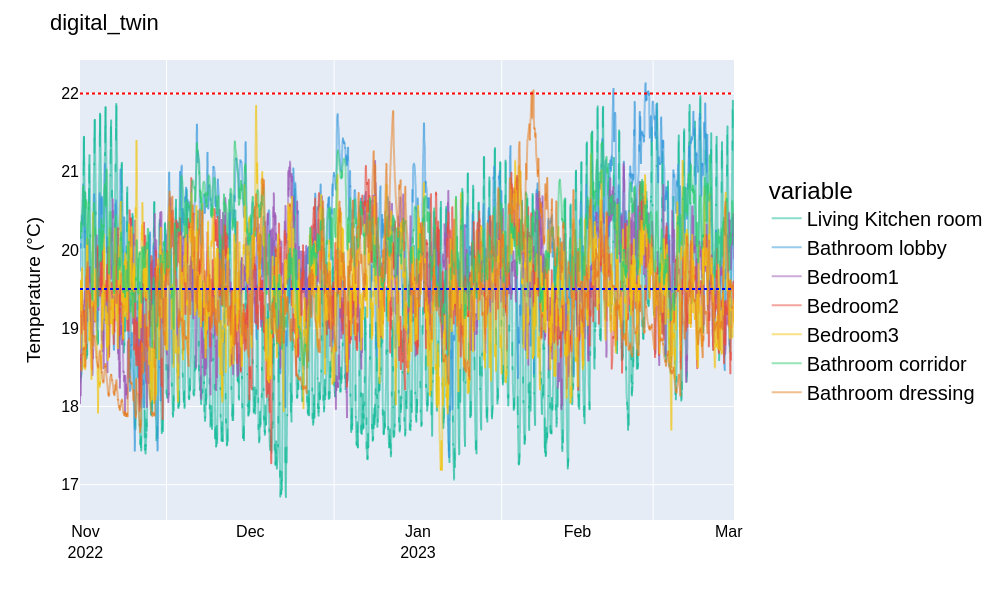

The cell this chart's notebook holds for it:
### Markdown cell above
### Temperatures in one episode

### Code cell
for key,df in unified.items():
    fig = plot_temperatures(df = unified[key], 
                            variables=temperature_variables, 
                            names=zone_names,   
                            colors=colors)

    fig.update_layout(title=key, xaxis_title='', yaxis_title='Temperature (°C)')
    fig.show()
    #fig.write_image("output_images/"+key+"_air_temperatures.png")

### Figure 1 — Plotly figure (JSON) as saved in the notebook; plotly's stock layout.template omitted (floating-point values rounded to 4 significant figures; data arrays with more than 128 entries replaced by an {"elided": "..."} marker saying what was removed)
{"data": [{"hovertemplate": "variable=air_temperature_f0_living-kitchen<br>datetime=%{x}<br>value=%{y}<extra></extra>", "legendgroup": "air_temperature_f0_living-kitchen", "line": {"color": "#1ABC9C", "dash": "solid"}, "marker": {"symbol": "circle"}, "mode": "lines", "name": "Living Kitchen room", "opacity": 0.5, "showlegend": true, "type": "scattergl", "x": {"elided": "5808 str values"}, "xaxis": "x", "y": {"elided": "5808 float values"}, "yaxis": "y"}, {"hovertemplate": "variable=air_temperature_f0_bathroom-lobby<br>datetime=%{x}<br>value=%{y}<extra></extra>", "legendgroup": "air_temperature_f0_bathroom-lobby", "line": {"color": "#3498DB", "dash": "solid"}, "marker": {"symbol": "circle"}, "mode": "lines", "name": "Bathroom lobby", "opacity": 0.5, "showlegend": true, "type": "scattergl", "x": {"elided": "5808 str values"}, "xaxis": "x", "y": {"elided": "5808 float values"}, "yaxis": "y"}, {"hovertemplate": "variable=air_temperature_f1_bedroom1<br>datetime=%{x}<br>value=%{y}<extra></extra>", "legendgroup": "air_temperature_f1_bedroom1", "line": {"color": "#9B59B6", "dash": "solid"}, "marker": {"symbol": "circle"}, "mode": "lines", "name": "Bedroom1", "opacity": 0.5, "showlegend": true, "type": "scattergl", "x": {"elided": "5808 str values"}, "xaxis": "x", "y": {"elided": "5808 float values"}, "yaxis": "y"}, {"hovertemplate": "variable=air_temperature_f1_bedroom2<br>datetime=%{x}<br>value=%{y}<extra></extra>", "legendgroup": "air_temperature_f1_bedroom2", "line": {"color": "#E74C3C", "dash": "solid"}, "marker": {"symbol": "circle"}, "mode": "lines", "name": "Bedroom2", "opacity": 0.5, "showlegend": true, "type": "scattergl", "x": {"elided": "5808 str values"}, "xaxis": "x", "y": {"elided": "5808 float values"}, "yaxis": "y"}, {"hovertemplate": "variable=air_temperature_f1_bedroom3<br>datetime=%{x}<br>value=%{y}<extra></extra>", "legendgroup": "air_temperature_f1_bedroom3", "line": {"color": "#F1C40F", "dash": "solid"}, "marker": {"symbol": "circle"}, "mode": "lines", "name": "Bedroom3", "opacity": 0.5, "showlegend": true, "type": "scattergl", "x": {"elided": "5808 str values"}, "xaxis": "x", "y": {"elided": "5808 float values"}, "yaxis": "y"}, {"hovertemplate": "variable=air_temperature_f1_bathroom-corridor<br>datetime=%{x}<br>value=%{y}<extra></extra>", "legendgroup": "air_temperature_f1_bathroom-corridor", "line": {"color": "#2ECC71", "dash": "solid"}, "marker": {"symbol": "circle"}, "mode": "lines", "name": "Bathroom corridor", "opacity": 0.5, "showlegend": true, "type": "scattergl", "x": {"elided": "5808 str values"}, "xaxis": "x", "y": {"elided": "5808 float values"}, "yaxis": "y"}, {"hovertemplate": "variable=air_temperature_f1_bathroom-dressing<br>datetime=%{x}<br>value=%{y}<extra></extra>", "legendgroup": "air_temperature_f1_bathroom-dressing", "line": {"color": "#E67E22", "dash": "solid"}, "marker": {"symbol": "circle"}, "mode": "lines", "name": "Bathroom dressing", "opacity": 0.5, "showlegend": true, "type": "scattergl", "x": {"elided": "5808 str values"}, "xaxis": "x", "y": {"elided": "5808 float values"}, "yaxis": "y"}], "layout": {"font": {"color": "black", "family": "Arial, sans-serif", "size": 16}, "height": 600, "legend": {"font": {"size": 20}, "orientation": "v", "title": {"text": "variable"}, "tracegroupgap": 0, "x": 1.05, "xanchor": "left", "y": 0.5, "yanchor": "middle"}, "margin": {"t": 60}, "shapes": [{"line": {"color": "blue", "dash": "dot"}, "type": "line", "x0": 0, "x1": 1, "xref": "x domain", "y0": 19.5, "y1": 19.5, "yref": "y"}, {"line": {"color": "red", "dash": "dot"}, "type": "line", "x0": 0, "x1": 1, "xref": "x domain", "y0": 22, "y1": 22, "yref": "y"}], "showlegend": true, "title": {"text": "digital_twin"}, "width": 1000, "xaxis": {"anchor": "y", "domain": [0, 1], "dtick": "M1", "tickformat": "%b\n%Y", "ticklabelmode": "period", "title": {"text": ""}}, "yaxis": {"anchor": "x", "domain": [0, 1], "title": {"text": "Temperature (°C)"}}}}
